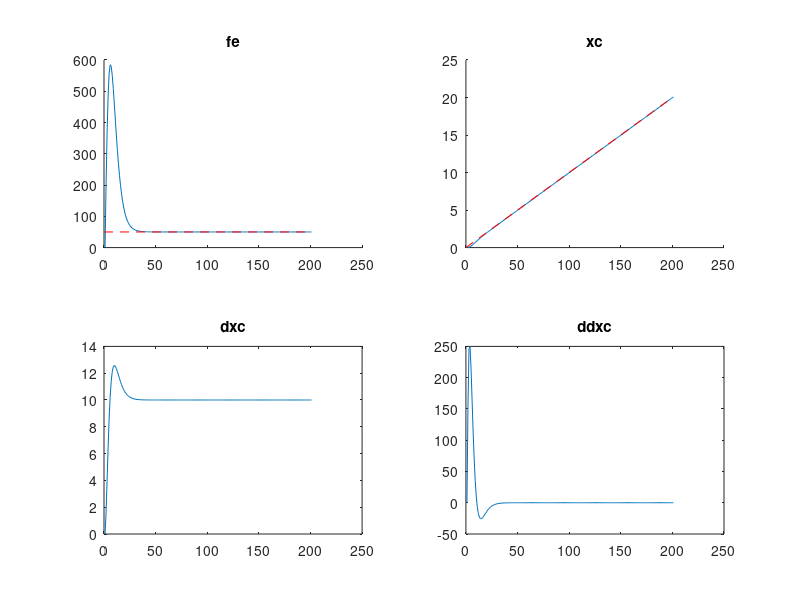

The MATLAB source for this figure:
clear all;

t = 0.01;
m = 1; k =0;  b =60;
xc = 0; dxc= 0; ddxc = 0;
xe = 0; dxe = 0.1; ddxe= 0;
fd = 50;
ke = 2000;
epsilon = 10^(-8); sigma = 0.1; lambda = 1;
delta_b = 0;    
phi_t = 0;
fe = 0;
%fe = 0;
delta_f = 0;

for i=1:200
    xe(i+1) = 0.1*i;
    dxe(i+1) = 0.1;
    fe(i+1) = ke * (xe(i+1) - xc(i));
    delta_f(i+1) = fe(i+1) - fd;
    phi_t(i+1) = phi_t(i) + sigma * delta_f(i) / b; % 累积速度误差
    delta_b(i+1) = b/((dxc(i) - dxe(i+1)) + epsilon) * phi_t(i+1);  % 累积的速度误差变为力又变为b

    ddxc(i+1) = ddxe + (delta_f(i+1) - (b - delta_b(i+1))*(dxc(i) - dxe(i+1)))/m;
    dxc(i+1) = dxc(i) + ddxc(i+1)*t;
    xc(i+1) = xc(i) + dxc(i+1)*t;
end

y = 1:200;
figure(4);
subplot(2,2,1)
hold on;
plot(fe);
line([0,200],[fd,fd],"LineStyle", "--","color","r"); %fd
title("fe");
subplot(2,2,2);
hold on;
plot(xc);
line([0,200],[0,20],"LineStyle", "--","color","r"); %xe
title("xc");
subplot(2,2,3);
plot(dxc);
title("dxc");
subplot(2,2,4);
plot(ddxc);
title("ddxc");